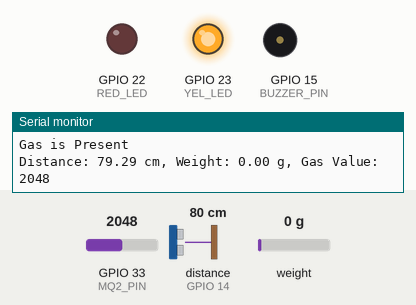
Bench run of a sketch on a simulated ESP32. Shown: output pins drawn as LEDs (lit = HIGH), buzzer (waves = sounding, pin HIGH), the last lines printed to the serial monitor. Wiring (inferred from the names in the program): ultrasonic range finder: trigger GPIO 12; echo GPIO 14. Dashed ring = blinking. The test bench sets the inputs (shaded band); at power-on: weight on the scale 0 g, distance to the obstacle (sensor on GPIO 14) 80 cm, GPIO 33 (MQ2_PIN) = 2048. The echo pulse lasts 58.3 µs per cm; WiFi joins after 1.5 s; servers stay silent unless stated; pins used as bus, display or sensor lines are not drawn.

Above: at 4.2 s.
4.3 s: weight on the scale set to 968 g
6.4 s: weight on the scale set to 1079 g
At 8.2 s:
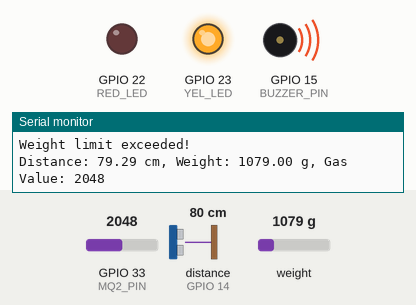
10.6 s: distance to the obstacle (sensor on GPIO 14) set to 54 cm
14.1 s: distance to the obstacle (sensor on GPIO 14) set to 47 cm
At 17.0 s:
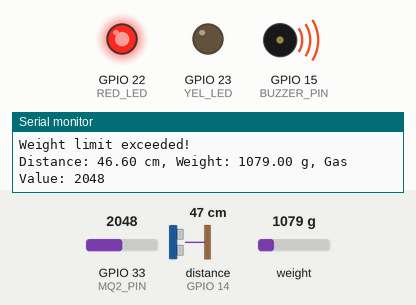
18.3 s: distance to the obstacle (sensor on GPIO 14) set to 12 cm
21.8 s: distance to the obstacle (sensor on GPIO 14) set to 9 cm
At 23.7 s:
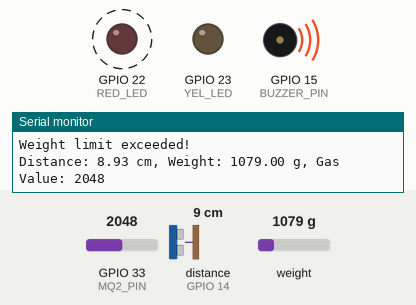
Timing chart, 0 to 27.0 s (numbered marks = the images above; inputs shaded):
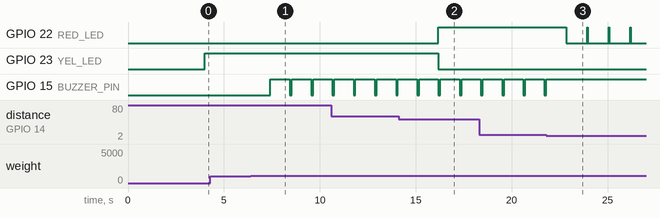

Measured:
- the behaviour switches between 1000 and 1001 g on weight on the scale (found by bisection; images 0 and 1)
- the behaviour switches between 51 and 50 cm on distance to the obstacle (sensor on GPIO 14) (found by bisection; images 1 and 2)
- the behaviour switches between 11 and 10 cm on distance to the obstacle (sensor on GPIO 14) (found by bisection; images 2 and 3)
- after the input at 6.4 s, GPIO 15 (BUZZER_PIN): alternates HIGH for 1.0 s and LOW for 0.10 s, starting after 1.0 s
- after the input at 14.1 s, GPIO 22 (RED_LED): LOW → HIGH after 2.1 s; GPIO 23 (YEL_LED): HIGH → LOW after 2.1 s
- after the input at 21.8 s, GPIO 22 (RED_LED): alternates HIGH for 0.02 s and LOW for 1.1 s, starting after 1.0 s; GPIO 15 (BUZZER_PIN): goes on until 21.8 s, then stays HIGH

The sketch:

smartwastecode.ino
```cpp
#include <WiFi.h>
#include <ESPAsyncWebServer.h>
#include <HX711.h>

// Pin definitions
#define RED_LED   22
#define YEL_LED   23

#define BUZZER_PIN 15

#define TRIG_PIN  12
#define ECHO_PIN  14

#define MQ2_PIN 33


#define DT_PIN 4
#define SCK_PIN 5

// Constants and variables
HX711 scale;
float weight = 0;
float weightThreshold = 1000;
float calibration_factor = -414.687;
float duration_us, distance_cm;
int gasValue = 350;
const char* ssid = "Emre";
const char* password = "Surfyapiyom31.";

AsyncWebServer server(80);

// HTML content
const char* htmlContent = R"rawliteral(
<!DOCTYPE html>
<html lang="en">
<head>
  <meta charset="UTF-8">
  <meta name="viewport" content="width=device-width, initial-scale=1.0">
  <title>SMART WASTE SYSTEM</title>
  <link rel="stylesheet" href="/design.css">
  <link rel="stylesheet" href="https://cdnjs.cloudflare.com/ajax/libs/font-awesome/6.5.1/css/all.min.css">
</head>
<body>
  <div class="container">
    <h1>SMART WASTE ATU</h1>
    <div class="sensor-data">
      <div class="data" id="distance">Distance: -- cm</div>
      <div class="data" id="weight">Weight: -- g</div>
      <div class="data" id="gas">Gas Value: --</div>
    </div>
    <div class="status">
      <div id="statusMessage" class="status-message">Waiting for data...</div>
    </div>
    <div class="status">
      <div id="gasStatusMessage" class="status-message">Waiting for data...</div>
    </div>
    <div>
      <div id="weightStatusMessage" class="status-message">Waiting for data...</div>
    </div>
  </div>
  <script>
    setInterval(() => {
      fetch('/getSensorData')
        .then(response => response.json())
        .then(data => {
          document.getElementById('distance').innerHTML = `<i class="fa-solid fa-arrows-up-down"></i>   Distance: ${data.distance} cm`;
          document.getElementById('weight').innerHTML = `<i class="fa-solid fa-weight-hanging"></i>   Weight: ${data.weight} g`;
          document.getElementById('gas').innerHTML = `<i class="fa-solid fa-fire"></i>   Gas Value: ${data.gasValue}`;

          // Update status message based on sensor data
          let statusMessage = '';
          if (data.distance < 10) {
            statusMessage = 'Almost Full!';
            document.getElementById('statusMessage').style.backgroundColor = '#ff6666'; // Red
          } else if (data.distance < 50) {
            statusMessage = 'Bin %70 FULL';
            document.getElementById('statusMessage').style.backgroundColor = '#ffcc00'; // Yellow
          } else {
            statusMessage = 'Bin is Empty';
            document.getElementById('statusMessage').style.backgroundColor = '#66cc66'; // Green
          }

          document.getElementById('statusMessage').innerText = statusMessage;


        let gasStatusMessage = '';
          if (data.gasValue < 300) {
            gasStatusMessage = 'Gas is detected';
            document.getElementById('gasStatusMessage').style.backgroundColor = '#ff6666'; // Red
          }else {
            gasStatusMessage = 'No gas in the bin';
            document.getElementById('gasStatusMessage').style.backgroundColor = '#66cc66'; // Green
          }

          document.getElementById('gasStatusMessage').innerText = gasStatusMessage;

          let weightStatusMessage = '';
          if (data.weight > 100) {
            weightStatusMessage = 'Bin is too HEAVY';
            document.getElementById('weightStatusMessage').style.backgroundColor = '#ff6666'; // Red
          }else {
            weightStatusMessage = 'Bin is light.';
            document.getElementById('weightStatusMessage').style.backgroundColor = '#66cc66'; // Green
          }

          document.getElementById('weightStatusMessage').innerText = weightStatusMessage;


        });
    }, 1000); // Update every second
  </script>
</body>
</html>
)rawliteral";

//CSS content
const char* cssContent = R"rawliteral(
body {
  font-family: 'Arial', sans-serif;
  background-color: #f1f1f1;
  color: #333;
  margin: 0;
  padding: 20px;
}
.container {
  text-align: center;
  max-width: 900px;
  margin: auto;
  padding: 20px;
  background-color: #ffffff;
  border-radius: 8px;
  box-shadow: 0px 0px 15px rgba(0, 0, 0, 0.1);
}
h1 {
  color: #4CAF50;
  font-size: 36px;
  margin-bottom: 20px;
}
.sensor-data {
  margin: 20px 0;
}
.data {
  font-size: 24px;
  margin: 15px 0;
  padding: 10px;
  background-color: #f9f9f9;
  border-radius: 5px;
  box-shadow: 0 2px 5px rgba(0, 0, 0, 0.1);
}

/* Icon styles */
.data i {
  margin-right: 10px;
  font-size: 24px;
  color: #007bff;
}

/* Change icon colors based on type */
#distance i {
  color: #28a745; /* Green */
}

#weight i {
  color: #ff9800; /* Orange */
}

#gas i {
  color: #e63946; /* Red */
}

.status-message {
  font-size: 22px;
  padding: 15px;
  color: #ffffff;
  margin-top: 20px;
  border-radius: 5px;
  box-shadow: 0 2px 5px rgba(0, 0, 0, 0.1);
  transition: background-color 0.3s ease;
}
)rawliteral";

void setup() {
  Serial.begin(115200);

  // Setup pins
  pinMode(TRIG_PIN, OUTPUT);
  pinMode(ECHO_PIN, INPUT);
  pinMode(RED_LED, OUTPUT);
  pinMode(YEL_LED, OUTPUT);
  pinMode(BUZZER_PIN, OUTPUT);

  // Initialize WiFi
  WiFi.begin(ssid, password);
  while (WiFi.status() != WL_CONNECTED) {
    delay(1000);
    Serial.println("Connecting to WiFi...");
  }
  Serial.println("Connected to WiFi");
  Serial.print("IP Address: ");
  Serial.println(WiFi.localIP());  // printing IP address

  // Initialize HX711
  scale.begin(DT_PIN, SCK_PIN);
  scale.set_scale(calibration_factor);
  scale.tare();

  // Serving the HTML page
  server.on("/", HTTP_GET, [](AsyncWebServerRequest *request){
    request->send(200, "text/html", htmlContent);
  });

  // Serving the CSS file
  server.on("/design.css", HTTP_GET, [](AsyncWebServerRequest *request){
    request->send(200, "text/css", cssContent);
  });

  // API to get sensor data (distance, weight, gas)
  server.on("/getSensorData", HTTP_GET, [](AsyncWebServerRequest *request){
    String sensorData = "{\"distance\": " + String(distance_cm) + ", \"weight\": " + String(weight) + ", \"gasValue\": " + String(gasValue) + "}";
    request->send(200, "application/json", sensorData);
  });

  // Start the server
  server.begin();
}

void loop() {
  // Ultrasonic Sensor (distance measurement)
  digitalWrite(TRIG_PIN, HIGH);
  delayMicroseconds(10);
  digitalWrite(TRIG_PIN, LOW);
  duration_us = pulseIn(ECHO_PIN, HIGH);
  distance_cm = 0.017 * duration_us;

  // Gas Sensor reading
  gasValue = analogRead(MQ2_PIN);

  // HX711 load cell reading (weight)
  if (scale.is_ready()) {
    weight = scale.get_units(10);  // Get average of 10 readings
  }

  // Realtime LED and Buzzer reactions
  if (distance_cm < 10) {
    digitalWrite(RED_LED, HIGH);   // Turn on red LED
    digitalWrite(YEL_LED, LOW);    // Turn off yellow LED
    digitalWrite(BUZZER_PIN, HIGH); // Turn on buzzer
    delay(20);
    digitalWrite(RED_LED, LOW);
    delay(100);

  } else if (distance_cm < 50) {
    digitalWrite(RED_LED, HIGH);   // Turn on red LED
    digitalWrite(YEL_LED, LOW);   // Turn on yellow LED
    digitalWrite(BUZZER_PIN, LOW);// Turn off buzzer
    delay(100);
  } else {
    digitalWrite(RED_LED, LOW);    // Turn off red LED
    digitalWrite(YEL_LED, HIGH);   // Turn on yellow LED
    digitalWrite(BUZZER_PIN, LOW);// Turn off buzzer
    delay(100);
  }

  if (gasValue > 580) {
    Serial.println("Gas is Present");
  } else {
    Serial.println("Gas is not Present");
  }

  if (weight > weightThreshold) {
    Serial.println("Weight limit exceeded!");
    digitalWrite(BUZZER_PIN, HIGH); // Turn on buzzer if weight exceeds limit
  } else {
    digitalWrite(BUZZER_PIN, LOW); // Turn off buzzer if weight is normal
  }

  // Output data
  Serial.print("Distance: ");
  Serial.print(distance_cm);
  Serial.print(" cm, Weight: ");
  Serial.print(weight);
  Serial.print(" g, Gas Value: ");
  Serial.println(gasValue);

   // Short delay
}
```
